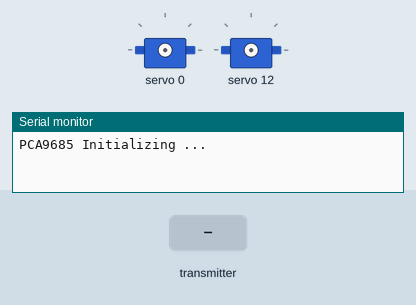
This program was run on a simulated ESP32-S3. Parts: 2 × servo, the last lines printed to the serial monitor. Inputs (shaded band) come from the test bench.

Above: at 1.2 s.
1.3 s: the transmitter starts sending yaw = 1024
2.8 s: the transmitter starts sending pitch = 1024
4.3 s: the transmitter starts sending yaw = 0
At 5.5 s:
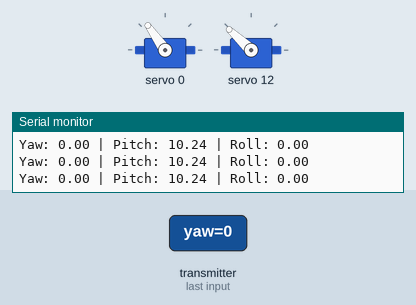
5.8 s: the transmitter starts sending pitch = 2048
At 6.7 s:
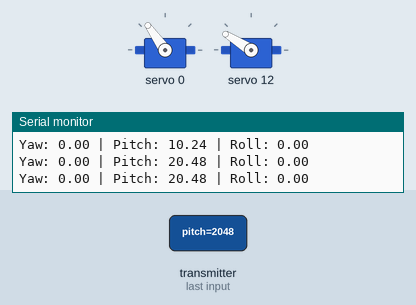
7.3 s: the transmitter starts sending yaw = 2048
At 7.8 s:
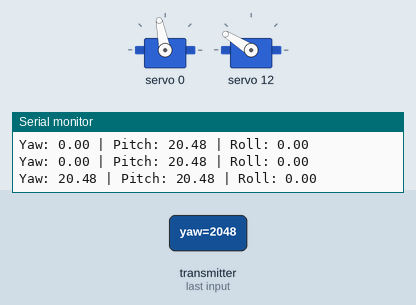
8.8 s: the transmitter starts sending pitch = 4095
At 10.2 s:
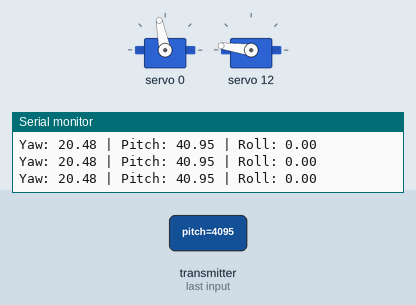
Timing chart, 0 to 11.3 s (numbered marks = the images above; inputs shaded):
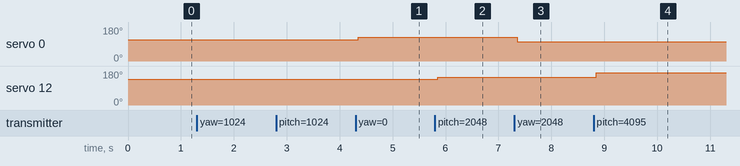

Measured:
- after the input at 4.3 s, servo 0: 113° → 125° after 0.05 s
- after the input at 5.8 s, servo 12: 137° → 148° after 0.05 s
- after the input at 7.3 s, servo 0: 125° → 101° after 0.05 s
- after the input at 8.8 s, servo 12: 148° → 172° after 0.05 s

The program:

main.cpp
```cpp
#include <Wire.h>
#include <WiFi.h>
#include <Adafruit_PWMServoDriver.h>
#include <esp_wifi.h>
#include <esp_now.h>

// These values determine the minimum and maximum pulse widths for your servos
// Do a sweep test to calibrate the correct values for your specific servo model
#define SERVOMIN  150  // Minimum value
#define SERVOMAX  600  // Maximum value
#define SERVOCENTER ((SERVOMIN + SERVOMAX) / 2)

#define TILT_SERVO  12 //Tilt Servo Motor on connector 12
#define PAN_SERVO  0 //Pan Servo Motor on connector 0

#define I2C_SDA 20
#define I2C_SCL 19

#define PIN_START_IN 2 // Pin to measure latency (input pulse from sender)
// Uncomment to enable latency logging
// #define ENABLE_LATENCY_LOG
#define ENABLE_DEBUG

// Smoothing params
const float SMOOTH_ALPHA = 1.0f;   // smoothing factor (0.0–1.0)
const int   DEADBAND     = 0;      // degrees, ignore small changes

// Interrupt handler for latency logging
volatile unsigned long t0 = 0;
void IRAM_ATTR onPulse() {
  t0 = micros(); // record start time when pulse arrived
}

Adafruit_PWMServoDriver pca9685 = Adafruit_PWMServoDriver(0x40);

struct YPRPacket {
  int16_t yaw;
  int16_t pitch;
  int16_t roll;
};

YPRPacket receivedData;
volatile bool newData = false;

float mapFloat(float x, float in_min, float in_max, float out_min, float out_max) {
  return (x - in_min) * (out_max - out_min) / (in_max - in_min) + out_min;
}

// Helper function to read device MAC address
void readMacAddress(){
  uint8_t baseMac[6];
  esp_err_t ret = esp_wifi_get_mac(WIFI_IF_STA, baseMac);
  if (ret == ESP_OK) {
    Serial.printf("%02x:%02x:%02x:%02x:%02x:%02x\n",
                  baseMac[0], baseMac[1], baseMac[2],
                  baseMac[3], baseMac[4], baseMac[5]);
  } else {
    Serial.println("Failed to read MAC address");
  }
}

// callback when ESP-NOW data is received
void OnDataRecv(const uint8_t * mac, const uint8_t *incomingData, int len) {
  memcpy(&receivedData, incomingData, sizeof(receivedData));
  newData = true;
}

void initPWM() {
  Serial.println("PCA9685 Initializing ...");
  pca9685.begin();
  pca9685.setPWMFreq(50); // 1 tick = 20 ms ÷ 4096 ≈ 4.88 µs
}

void setup() {
  Wire.begin(I2C_SDA, I2C_SCL, 400000);
  Serial.begin(115200);
  while (!Serial) delay(10);

  WiFi.mode(WIFI_STA);

  if (esp_now_init() != ESP_OK) {
    Serial.println("Error initializing ESP-NOW");
    return;
  }
  esp_now_register_recv_cb(esp_now_recv_cb_t(OnDataRecv));

  initPWM();

#ifdef ENABLE_LATENCY_LOG
  pinMode(PIN_START_IN, INPUT);
  attachInterrupt(digitalPinToInterrupt(PIN_START_IN), onPulse, RISING);
#endif
}

void loop() {
  static float panFiltered = 90;
  static float tiltFiltered = 90;

  if(!newData) return;
  newData = false;

  // Convert received packet back to degrees
  float yaw   = receivedData.yaw / 100.0;   // [-180, 180] degrees
  float pitch = receivedData.pitch / 100.0; // [-90, 90] degrees
  float roll  = receivedData.roll / 100.0;  // [-180, 180] degrees

#if defined(ENABLE_DEBUG) && !defined(ENABLE_LATENCY_LOG)
  Serial.printf("Yaw: %.2f | Pitch: %.2f | Roll: %.2f\n", yaw, pitch, roll);
#endif

  int panAngle  = constrain(mapFloat(yaw,   -90.0, 90.0, 0.0, 180.0), 0, 180);
  int tiltAngle = constrain(mapFloat(pitch, -90.0, 90.0, 0.0, 180.0), 0, 180);

#ifdef ENABLE_LATENCY_LOG
  unsigned long t1 = micros();
  Serial.printf("%lu\n", t1 - t0);
#endif

  // Apply deadband + smoothing (currently not set)
  if (abs(panAngle - (int)panFiltered) > DEADBAND) {
    panFiltered = SMOOTH_ALPHA * panAngle + (1 - SMOOTH_ALPHA) * panFiltered;
    int pwmPan = map((int)panFiltered, 0, 180, SERVOMAX, SERVOMIN);
    pca9685.setPWM(PAN_SERVO, 0, pwmPan);
  }

  if (abs(tiltAngle - (int)tiltFiltered) > DEADBAND) {
    tiltFiltered = SMOOTH_ALPHA * tiltAngle + (1 - SMOOTH_ALPHA) * tiltFiltered;
    int pwmTilt = map((int)tiltFiltered, 0, 180, SERVOMIN, SERVOMAX);
    pca9685.setPWM(TILT_SERVO, 0, pwmTilt);
  }

}
```
